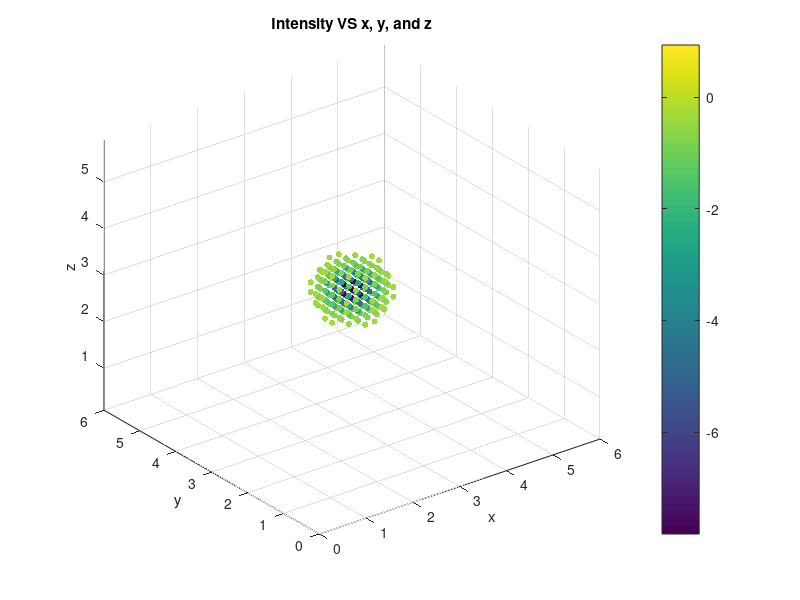

The MATLAB script that drew this image:
%%% Load data
data = load('densplt_.txt'); 

%%% Extract x, y, z, and intensity values 
x = data(:,1); 
y = data(:,2); 
z = data(:,3); 
intensity = data(:,4); 

%%% Create 1D arrays for different calculation uses below 
x_range = 0:0.02:6.0; 
y_range = 0:0.02:6.0; 
z_range = 0.1:0.2:5.9; 

%%% Create a new figure for the 3D plot
figure;

%%% Iterate over each unique value in z_range
for i = 1:length(z_range)
    %%% Set the current z-value
    z_value = z_range(i);
    
    %%% Find the indices of the rows in the data that correspond to the current z-value
    idx = find(abs(z - z_value) < 0.1);
    
    %%% For better visualization of data, only plot points with absolute value of intensity greater than zero
    nonzero_idx = find(abs(intensity(idx)) > 0.25);
    
    %%% Create a 3D scatter plot of the x-y-z values from the rows of x, y, and intensity that have indices in idx and absolute intensity greater than zero
    %
    % NOTE: deleted and replaced to z(idx(nonzero_idx)). But further notes
    % will be made. 
    %'z_value*ones(size(nonzero_idx))' creates a vector of the same size as 'nonzero_idx' with all elements equal to the value of 'z_value'. 
    % The 'ones' function creates a vector or matrix of ones, and the 'size' function returns the size of the input variable. 
    % By multiplying 'z_value' by this vector of ones, we create a vector of the same size as 'nonzero_idx' but with all elements equal to 'z_value'. 
    % This is used as the z-coordinate for the 3D scatter plot, allowing us to plot the intensity values for different combinations of x, y, and a single z value.
    %
    % 'y(idx(nonzero_idx))' returns a subset of the 'y' array, containing only the elements corresponding to the rows of the original data where both the z-value 
    % and the intensity value meet the given criteria.
    % Specifically, 'idx(nonzero_idx)' is a vector of indices pointing to the rows of the original data that satisfy the condition 'abs(intensity(idx)) > 0.25' 
    % and are also close to the current value of 'z_value' (within a tolerance of 0.1). 
    % The 'nonzero_idx' subset further filters this list to include only the rows where the absolute value of intensity is greater than 0.25.
    % By indexing the 'y' array with this subset of indices, the code selects only the 'y' values corresponding to the selected rows of the original data. 
    % This allows the code to create a 3D scatter plot of the selected x, y, and z values, 
    % using the intensity values to determine the color of each point in the scatter plot.
    %

    scatter3(x(idx(nonzero_idx)), y(idx(nonzero_idx)), z(idx(nonzero_idx)), 20, intensity(idx(nonzero_idx)), 'filled');
    
    %%% Use the hold on command to add each scatter plot to the same figure
    hold on;
end

%%% Set the axis limits, labels, and title
xlim([min(x_range), max(x_range)]);
ylim([min(y_range), max(y_range)]);
zlim([min(z_range), max(z_range)]);
xlabel('x');
ylabel('y');
zlabel('z');
title('Intensity VS x, y, and z');
colorbar;

%%% Use the hold off command to stop adding scatter plots to the figure
hold off;
